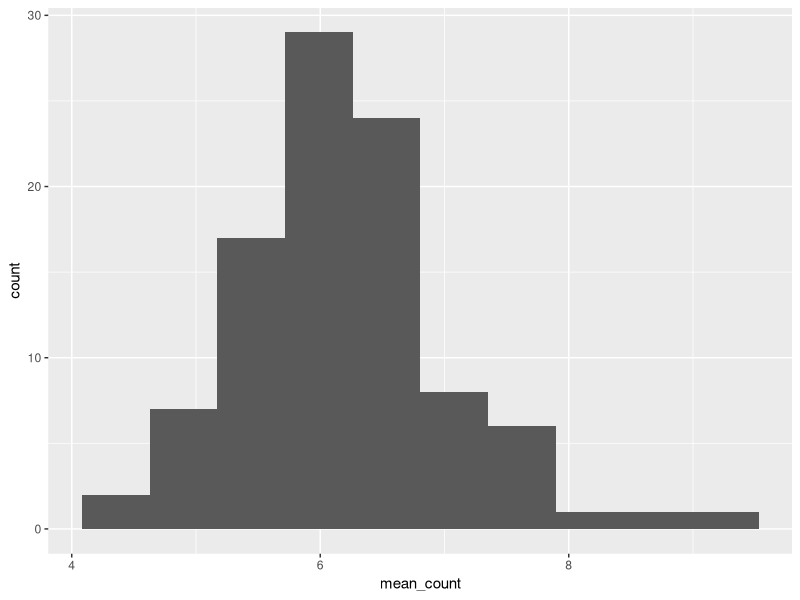
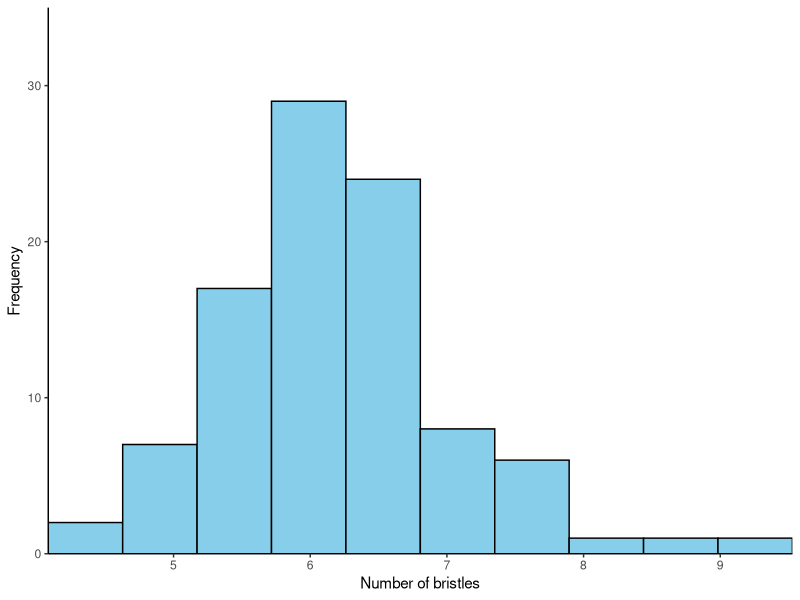
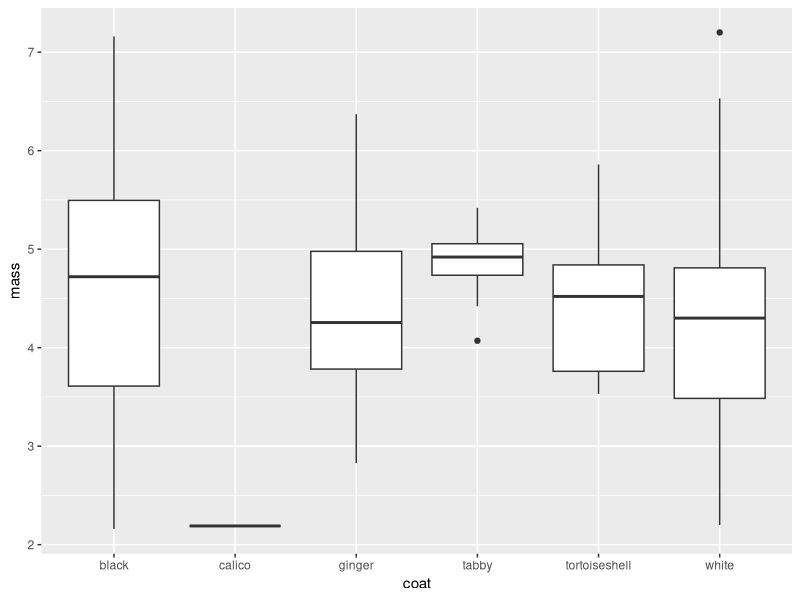
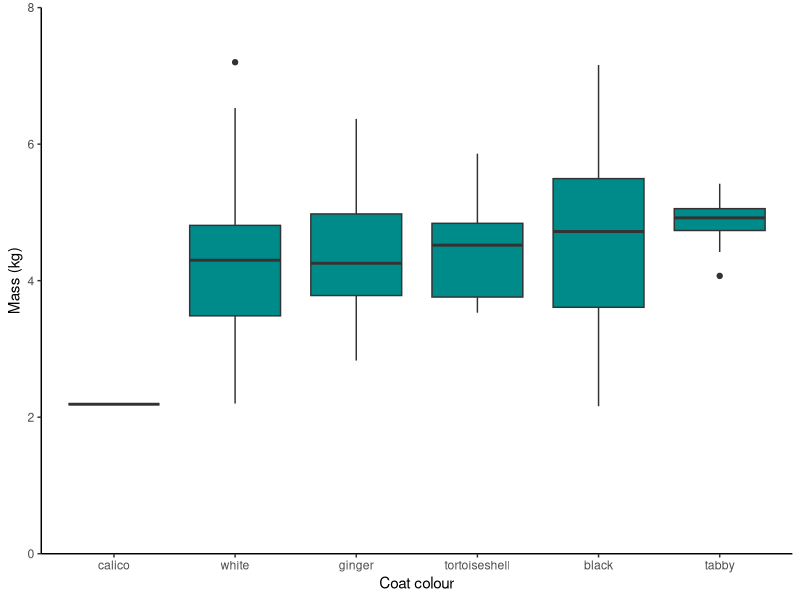

Generate these figures, in order, with R:
## ---- chunk 1
# set up
# pkgs
library(tidyverse)
library(readxl)

# import files used in the homework
fly_bristles_means <- read_excel("data-raw/bristles-mean.xlsx")
cats <- read_csv("data-raw/cat-coats.csv")
## ---- chunk 2
#| code-fold: true
fly_bristles_means |> 
  summarise(mean = mean(mean_count),
            median = median(mean_count),
            n = length(mean_count),
            standard_dev = sd(mean_count),
            standard_error = standard_dev / sqrt(n))
## ---- chunk 3
#| code-fold: true

ggplot(fly_bristles_means, aes(x = mean_count)) +
  geom_histogram(bins = 10)
## ---- chunk 4
#| code-fold: true

ggplot(fly_bristles_means, aes(x = mean_count)) +
  geom_histogram(bins = 10, 
                 colour = "black",
                 fill = "skyblue") +
  scale_x_continuous(name = "Number of bristles",
                     expand = c(0, 0)) +
  scale_y_continuous(name = "Frequency",
                     expand = c(0, 0),
                     limits = c(0, 35)) +
  theme_classic()
## ---- chunk 5
#| echo: true
#| include: true

ggplot(cats, aes(x = coat, y = mass)) +
  geom_boxplot()
## ---- chunk 6
#| code-fold: true
ggplot(cats, 
       aes(x = reorder(coat, mass), y = mass)) +
  geom_boxplot(fill = "darkcyan") +
  scale_x_discrete(name = "Coat colour") +
  scale_y_continuous(name = "Mass (kg)", 
                     expand = c(0, 0),
                     limits = c(0, 8)) +
  theme_classic()
